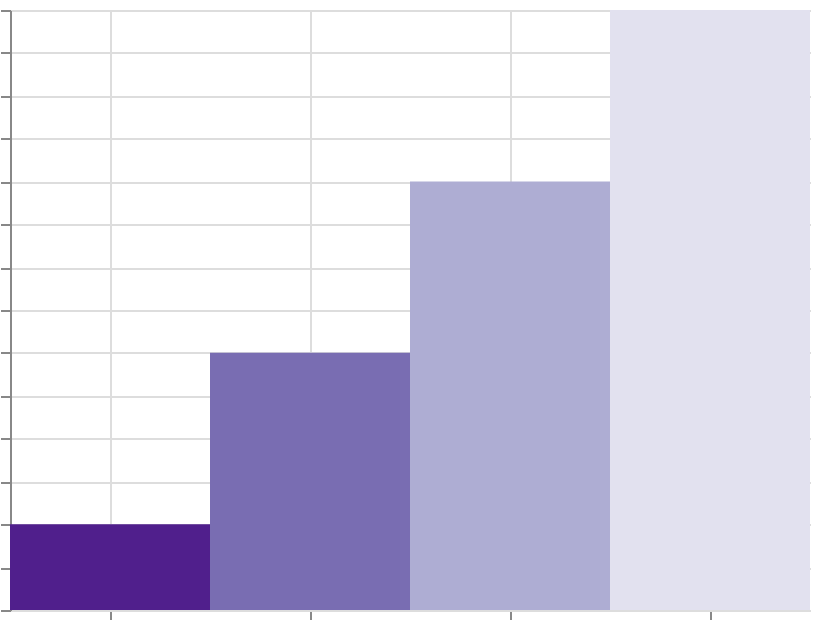

The Vega-Lite source for this figure:
### Vega specification from a JSON file in a GitHub repository (floating-point values rounded to 4 significant figures)
{"$schema": "https://vega.github.io/schema/vega/v6.json", "width": 400, "height": 300, "padding": 5, "autosize": "none", "data": [{"name": "table", "values": [{"cat": "A", "val": 10}, {"cat": "B", "val": 30}, {"cat": "C", "val": 50}, {"cat": "D", "val": 70}]}], "scales": [{"name": "x", "type": "band", "domain": {"data": "table", "field": "cat", "sort": true}, "range": "width"}, {"name": "y", "type": "linear", "domain": {"data": "table", "field": "val"}, "range": [{"signal": "height"}, 0], "zero": true, "nice": true}, {"name": "color", "type": "sequential", "domain": {"data": "table", "field": "val"}, "scheme": "purples", "reverse": true}], "marks": [{"type": "rect", "from": {"data": "table"}, "encode": {"update": {"x": {"scale": "x", "field": "cat"}, "width": {"scale": "x", "band": 1}, "y": {"scale": "y", "field": "val"}, "y2": {"scale": "y", "value": 0}, "fill": {"scale": "color", "field": "val"}}}}], "axes": [{"scale": "x", "orient": "bottom", "grid": true, "labels": false}, {"scale": "y", "orient": "left", "grid": true, "labels": false}], "legends": [{"fill": "color", "title": "Depth"}]}
